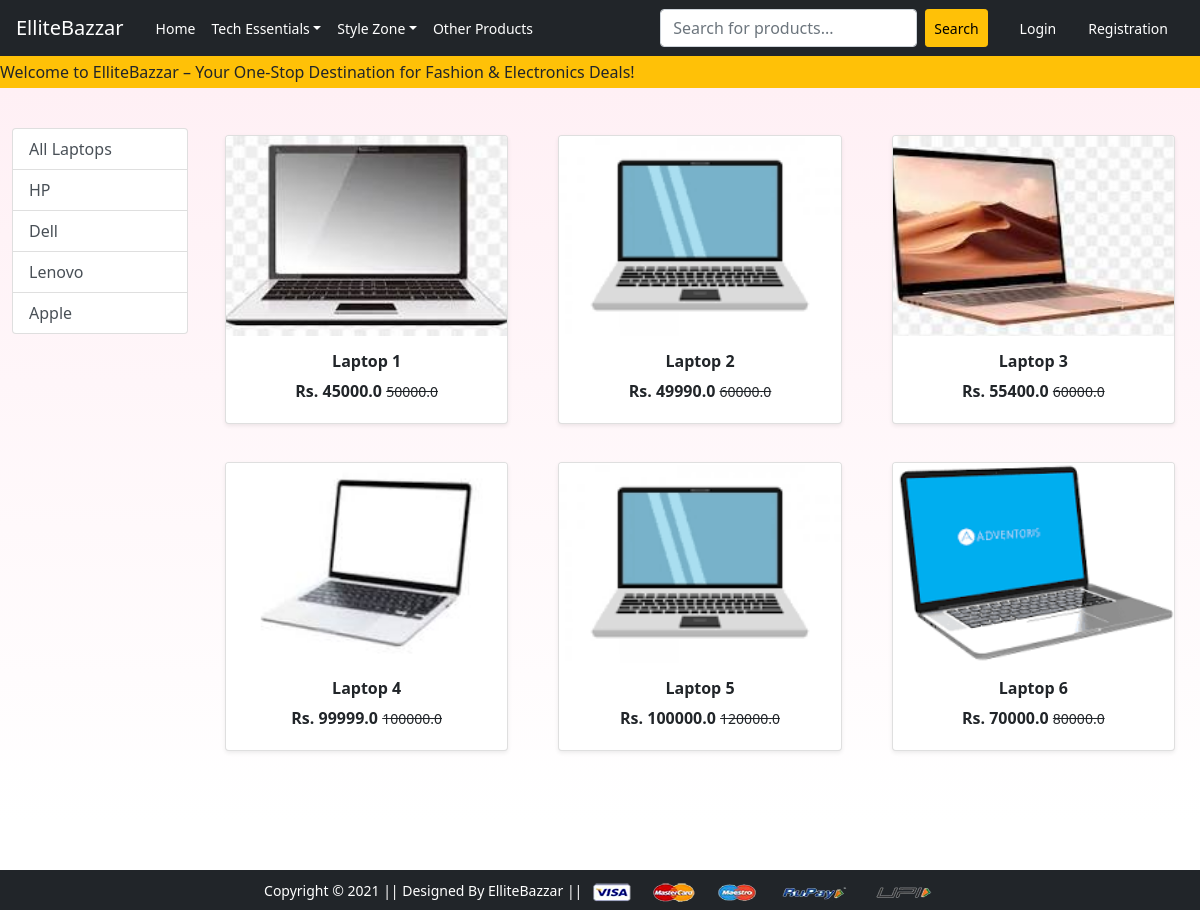
The app's page /laptop/ with its own data.
### app/models.py (models this page shows, shortened)
class Product(models.Model):
     title= models.CharField(max_length=100)
     selling_price= models.FloatField()
     discounted_price=models.FloatField()
     description = models.TextField()
     brand= models.CharField(max_length=100)
     category=models.CharField(choices=CATEGORY_CHOICES,max_length=18)
     product_image = models.ImageField(upload_to='productimg')

### app/views.py (the view)
# urls.py: path('laptop/', views.laptop_view, name='laptop'),
def laptop_view(request,data="None"):
      if data == 'None':
         laptops=Product.objects.filter(category='L')
      elif data == 'HP' or data=='Apple' or data == 'Dell' or data =='Lenovo':
         laptops=Product.objects.filter(category='L').filter(brand=data)
      elif data=='below':
         laptops=Product.objects.filter(category='L').filter(discounted_price__lt = 40000)
      elif data == 'above':
         laptops = Product.objects.filter(category='L').filter(discounted_price__gt = 40000)
      return render(request, 'app/laptops.html',{'laptops':laptops})

### app/context_processors.py (called while the page is built)
def cart_total(request):
    if request.user.is_authenticated:
        totalitem = Cart.objects.filter(user=request.user).aggregate(total_quantity=Sum('quantity'))['total_quantity'] or 0
        print("here total item is: ", totalitem)
    else:
        totalitem = 0
    return {'totalitems': totalitem}

### app/templates/app/laptops.html (shortened to what this page needs)
{% extends 'app/base.html' %}
{% load static %}
{% block main-content %}
<div class="py-4" style="background: linear-gradient(to bottom, #fff0f5, #ffffff);">
  <div class="container-fluid my-3">
    <div class="row">
      <div class="col-lg-2 col-md-3 col-sm-4 col-12 mb-3">
        <div class="list-group">
          <a href="{% url 'laptop' %}" class="list-group-item list-group-item-action" aria-current='true'>
            All Laptops
          </a>
          <a href="{% url 'laptopdata' 'HP' %}" class="list-group-item list-group-item-action">HP</a>
          <a href="{% url 'laptopdata' 'Dell' %}" class="list-group-item list-group-item-action">Dell</a>
          <a href="{% url 'laptopdata' 'Lenovo' %}" class="list-group-item list-group-item-action">Lenovo</a>
          <a href="{% url 'laptopdata' 'Apple' %}" class="list-group-item list-group-item-action">Apple</a>
        </div>
      </div>
      <div class="col-lg-10 col-md-9 col-sm-8 col-12">
        <div class="row">
          {% for product in laptops %}
          <div class="col-lg-4 col-md-6 col-sm-12 mb-4 d-flex justify-content-center">
            <a href="{% url 'product-detail' product.id %}" class="btn w-100">
              <div class="card shadow-sm">
                <img src="{{ product.product_image.url }}" alt="{{ product.title }}" class="card-img-top img-fluid" style="height: 200px; object-fit: cover;">
                <div class="card-body text-center">
                  <h6 class="fw-bold">{{ product.title }}</h6>
                  <p class="fw-bold mb-1">Rs. {{ product.discounted_price }}
                    <small class="fw-light text-decoration-line-through">{{ product.selling_price }}</small>
                  </p>
                </div>
              </div>
            </a>
          </div>
          {% endfor %}
        </div>
      </div>
    </div>
  </div>
</div>
{% endblock main-content %}

### records on screen
Product: product_image (picture), title "Laptop 1", discounted_price "45000.0", selling_price "50000.0"
Product: product_image (picture), title "Laptop 2", discounted_price "49990.0", selling_price "60000.0"
Product: product_image (picture), title "Laptop 3", discounted_price "55400.0", selling_price "60000.0"
Product: product_image (picture), title "Laptop 4", discounted_price "99999.0", selling_price "100000.0"
Product: product_image (picture), title "Laptop 5", discounted_price "100000.0", selling_price "120000.0"
Product: product_image (picture), title "Laptop 6", discounted_price "70000.0", selling_price "80000.0"
